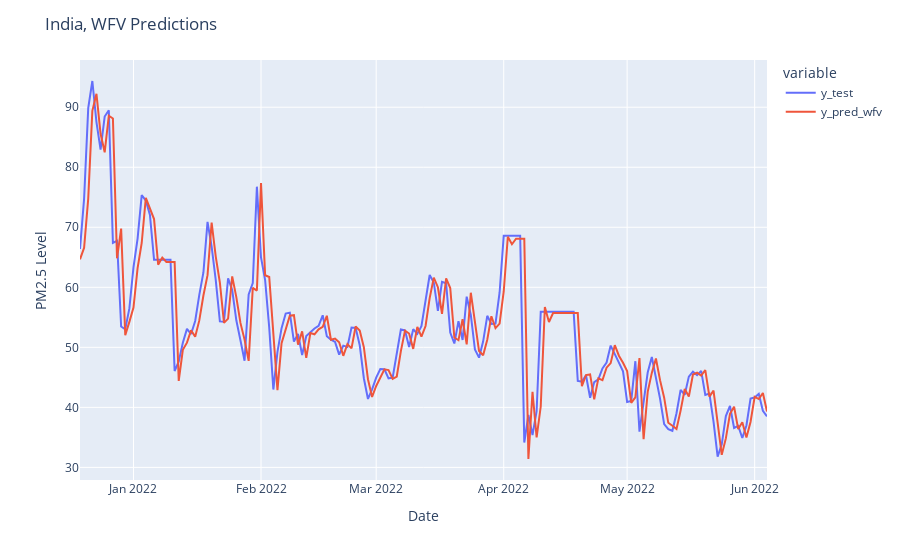

The notebook cell saved with this chart:
### Code cell
df_pred_test = pd.DataFrame(
    {'y_test': y_test, 'y_pred_wfv': y_pred_wfv})
fig = px.line(df_pred_test, labels={'value':'PM2.5'})
fig.update_layout(
    title="India, WFV Predictions",
    xaxis_title="Date",
    yaxis_title="PM2.5 Level",
)

fig.show()

### Figure 1 — Plotly figure (JSON) as saved in the notebook; plotly's stock layout.template omitted (floating-point values rounded to 4 significant figures; data arrays with more than 128 entries replaced by an {"elided": "..."} marker saying what was removed)
{"data": [{"hovertemplate": "variable=y_test<br>index=%{x}<br>PM2.5=%{y}<extra></extra>", "legendgroup": "y_test", "line": {"color": "#636efa", "dash": "solid"}, "marker": {"symbol": "circle"}, "mode": "lines", "name": "y_test", "orientation": "v", "showlegend": true, "type": "scatter", "x": {"elided": "168 str values"}, "xaxis": "x", "y": {"elided": "168 float values"}, "yaxis": "y"}, {"hovertemplate": "variable=y_pred_wfv<br>index=%{x}<br>PM2.5=%{y}<extra></extra>", "legendgroup": "y_pred_wfv", "line": {"color": "#EF553B", "dash": "solid"}, "marker": {"symbol": "circle"}, "mode": "lines", "name": "y_pred_wfv", "orientation": "v", "showlegend": true, "type": "scatter", "x": {"elided": "168 str values"}, "xaxis": "x", "y": {"elided": "168 float values"}, "yaxis": "y"}], "layout": {"legend": {"title": {"text": "variable"}, "tracegroupgap": 0}, "margin": {"t": 60}, "title": {"text": "India, WFV Predictions"}, "xaxis": {"anchor": "y", "domain": [0, 1], "title": {"text": "Date"}}, "yaxis": {"anchor": "x", "domain": [0, 1], "title": {"text": "PM2.5 Level"}}}}
